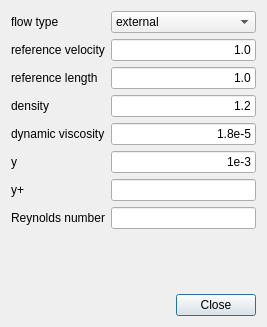
<?xml version="1.0" encoding="UTF-8"?>
<ui version="4.0">
 <class>GuiYPlusCalculator</class>
 <widget class="QDialog" name="GuiYPlusCalculator">
  <property name="geometry">
   <rect>
    <x>0</x>
    <y>0</y>
    <width>267</width>
    <height>327</height>
   </rect>
  </property>
  <property name="windowTitle">
   <string>y+ calculator</string>
  </property>
  <layout class="QVBoxLayout" name="verticalLayout">
   <item>
    <layout class="QFormLayout" name="formLayout">
     <item row="1" column="0">
      <widget class="QLabel" name="label">
       <property name="text">
        <string>reference velocity</string>
       </property>
      </widget>
     </item>
     <item row="1" column="1">
      <widget class="QLineEdit" name="m_LineEditU">
       <property name="text">
        <string>1.0</string>
       </property>
       <property name="alignment">
        <set>Qt::AlignRight|Qt::AlignTrailing|Qt::AlignVCenter</set>
       </property>
      </widget>
     </item>
     <item row="2" column="0">
      <widget class="QLabel" name="label_4">
       <property name="text">
        <string>reference length</string>
       </property>
      </widget>
     </item>
     <item row="2" column="1">
      <widget class="QLineEdit" name="m_LineEditL">
       <property name="text">
        <string>1.0</string>
       </property>
       <property name="alignment">
        <set>Qt::AlignRight|Qt::AlignTrailing|Qt::AlignVCenter</set>
       </property>
      </widget>
     </item>
     <item row="6" column="0">
      <widget class="QLabel" name="label_5">
       <property name="text">
        <string>y+</string>
       </property>
      </widget>
     </item>
     <item row="5" column="0">
      <widget class="QLabel" name="label_3">
       <property name="text">
        <string>y</string>
       </property>
      </widget>
     </item>
     <item row="6" column="1">
      <widget class="QLineEdit" name="m_LineEditYPlus">
       <property name="alignment">
        <set>Qt::AlignRight|Qt::AlignTrailing|Qt::AlignVCenter</set>
       </property>
      </widget>
     </item>
     <item row="5" column="1">
      <widget class="QLineEdit" name="m_LineEditY">
       <property name="text">
        <string>1e-3</string>
       </property>
       <property name="alignment">
        <set>Qt::AlignRight|Qt::AlignTrailing|Qt::AlignVCenter</set>
       </property>
      </widget>
     </item>
     <item row="3" column="0">
      <widget class="QLabel" name="label_2">
       <property name="text">
        <string>density</string>
       </property>
      </widget>
     </item>
     <item row="4" column="0">
      <widget class="QLabel" name="label_6">
       <property name="text">
        <string>dynamic viscosity</string>
       </property>
      </widget>
     </item>
     <item row="3" column="1">
      <widget class="QLineEdit" name="m_LineEditRho">
       <property name="text">
        <string>1.2</string>
       </property>
       <property name="alignment">
        <set>Qt::AlignRight|Qt::AlignTrailing|Qt::AlignVCenter</set>
       </property>
      </widget>
     </item>
     <item row="4" column="1">
      <widget class="QLineEdit" name="m_LineEditMu">
       <property name="text">
        <string>1.8e-5</string>
       </property>
       <property name="alignment">
        <set>Qt::AlignRight|Qt::AlignTrailing|Qt::AlignVCenter</set>
       </property>
      </widget>
     </item>
     <item row="7" column="0">
      <widget class="QLabel" name="label_7">
       <property name="text">
        <string>Reynolds number</string>
       </property>
      </widget>
     </item>
     <item row="7" column="1">
      <widget class="QLineEdit" name="m_LineEditRe">
       <property name="alignment">
        <set>Qt::AlignRight|Qt::AlignTrailing|Qt::AlignVCenter</set>
       </property>
      </widget>
     </item>
     <item row="0" column="1">
      <widget class="QComboBox" name="m_ComboBoxFlowType">
       <item>
        <property name="text">
         <string>external</string>
        </property>
       </item>
       <item>
        <property name="text">
         <string>internal</string>
        </property>
       </item>
      </widget>
     </item>
     <item row="0" column="0">
      <widget class="QLabel" name="label_8">
       <property name="text">
        <string>flow type</string>
       </property>
      </widget>
     </item>
    </layout>
   </item>
   <item>
    <spacer name="verticalSpacer">
     <property name="orientation">
      <enum>Qt::Vertical</enum>
     </property>
     <property name="sizeHint" stdset="0">
      <size>
       <width>20</width>
       <height>40</height>
      </size>
     </property>
    </spacer>
   </item>
   <item>
    <widget class="QDialogButtonBox" name="buttonBox">
     <property name="orientation">
      <enum>Qt::Horizontal</enum>
     </property>
     <property name="standardButtons">
      <set>QDialogButtonBox::Close</set>
     </property>
    </widget>
   </item>
  </layout>
 </widget>
 <tabstops>
  <tabstop>m_ComboBoxFlowType</tabstop>
  <tabstop>m_LineEditU</tabstop>
  <tabstop>m_LineEditL</tabstop>
  <tabstop>m_LineEditRho</tabstop>
  <tabstop>m_LineEditMu</tabstop>
  <tabstop>m_LineEditY</tabstop>
  <tabstop>m_LineEditYPlus</tabstop>
  <tabstop>m_LineEditRe</tabstop>
 </tabstops>
 <resources/>
 <connections>
  <connection>
   <sender>buttonBox</sender>
   <signal>accepted()</signal>
   <receiver>GuiYPlusCalculator</receiver>
   <slot>accept()</slot>
   <hints>
    <hint type="sourcelabel">
     <x>248</x>
     <y>254</y>
    </hint>
    <hint type="destinationlabel">
     <x>157</x>
     <y>274</y>
    </hint>
   </hints>
  </connection>
  <connection>
   <sender>buttonBox</sender>
   <signal>rejected()</signal>
   <receiver>GuiYPlusCalculator</receiver>
   <slot>reject()</slot>
   <hints>
    <hint type="sourcelabel">
     <x>316</x>
     <y>260</y>
    </hint>
    <hint type="destinationlabel">
     <x>286</x>
     <y>274</y>
    </hint>
   </hints>
  </connection>
 </connections>
</ui>
